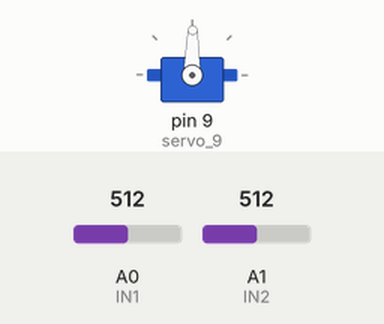
Recording of a sketch running on a simulated Arduino Uno, built with avr-gcc and run on an emulated ATmega328P. Parts: servo. Inputs (shaded band) come from the test bench; at power-on: A0 (IN1) = 512, A1 (IN2) = 512.

Above: at 1.2 s.
1.3 s: A0 (IN1) set to 716
At 2.5 s:
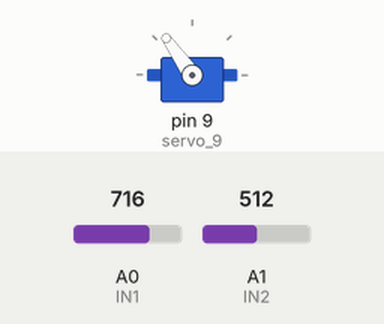
2.8 s: A0 (IN1) set to 900
At 4.0 s:
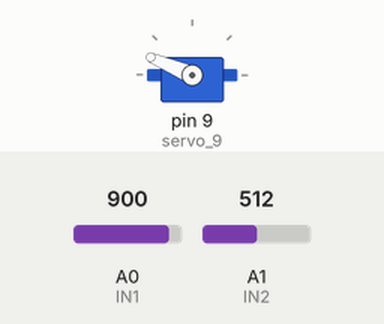
4.3 s: A0 (IN1) set to 1023
At 5.5 s:
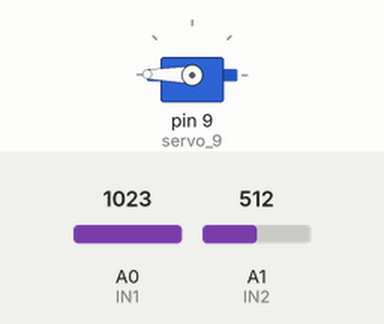
5.8 s: A0 (IN1) set to 306
At 7.0 s:
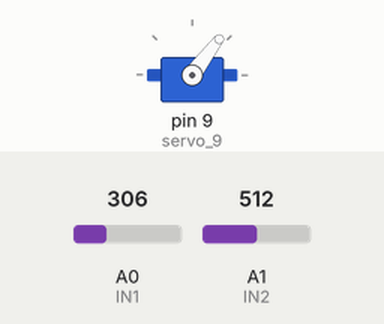
7.3 s: A0 (IN1) set to 122
At 8.5 s:
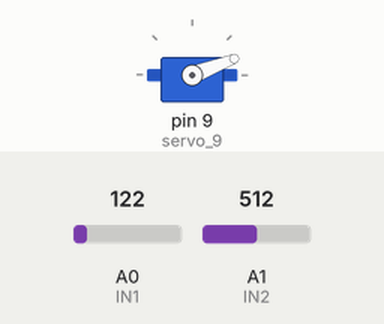
8.8 s: A0 (IN1) set to 511
At 9.6 s:
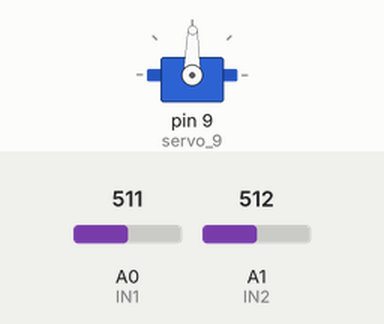
Timing chart, 0 to 11.3 s (numbered marks = the images above; inputs shaded):
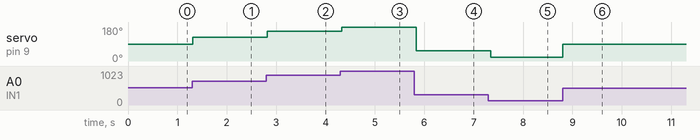

Measured:
- after the input at 1.3 s, servo on pin 9 (servo_9): 89° → 125° at once
- after the input at 2.8 s, servo on pin 9 (servo_9): 125° → 157° at once
- after the input at 4.3 s, servo on pin 9 (servo_9): 157° → 179° at once
- after the input at 5.8 s, servo on pin 9 (servo_9): 179° → 53° at once
- after the input at 7.3 s, servo on pin 9 (servo_9): 53° → 21° after 0.05 s
- after the input at 8.8 s, servo on pin 9 (servo_9): 21° → 89° at once

The sketch:

sketch_nov28a.ino
```cpp
#include <Servo.h>

#define IN1 A0
#define IN2 A1

Servo servo_9;
Servo servo_6;

void setup()
{
  servo_9.attach(9, 500, 2500);

}

void loop()
{
  int valor1 = analogRead(IN1);
  int valor2 = analogRead(IN2);
  byte pos1 = map (valor1, 0, 1023, 0,179);
  servo_9.write(pos1);

  delay(50);

}
```
